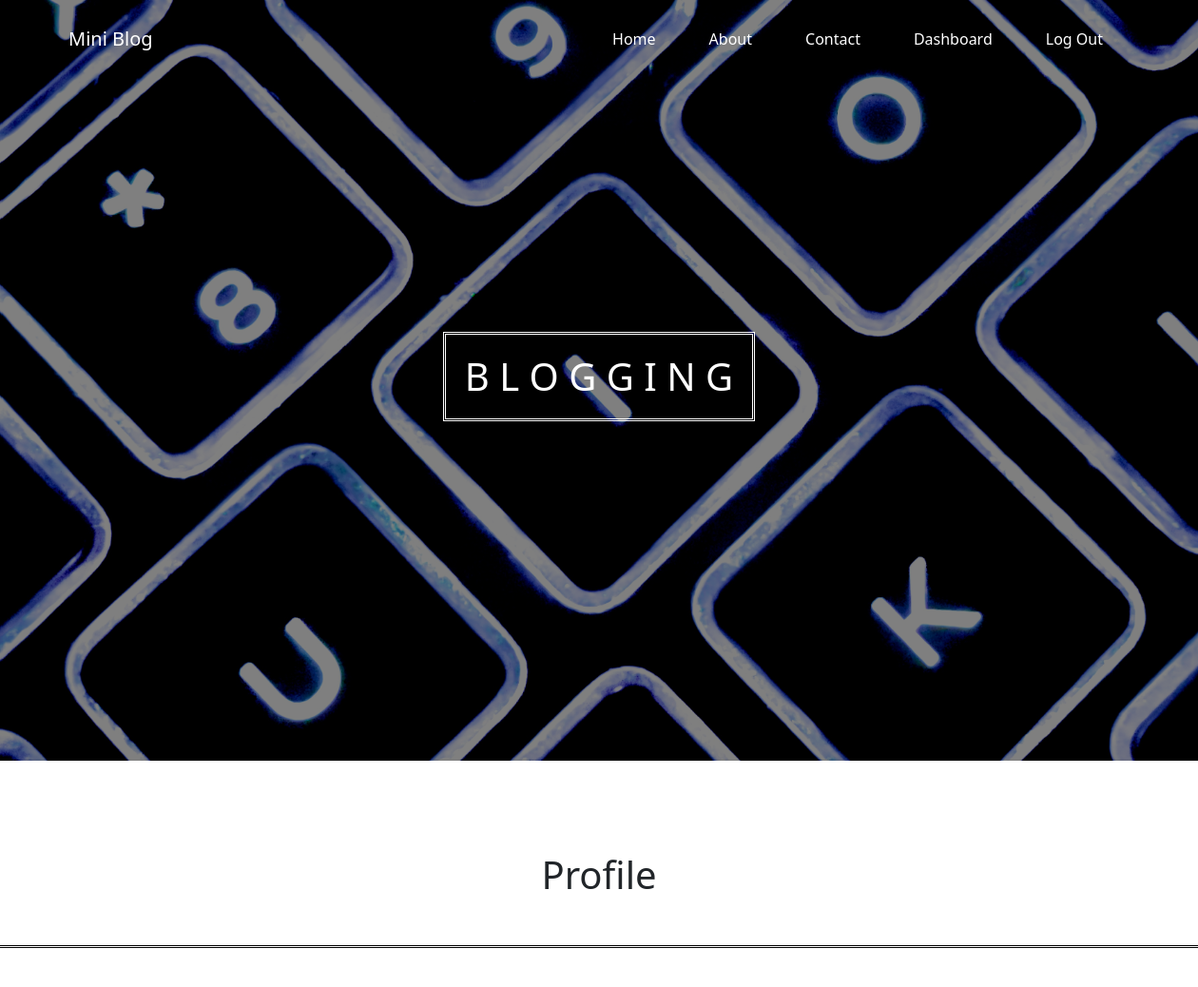
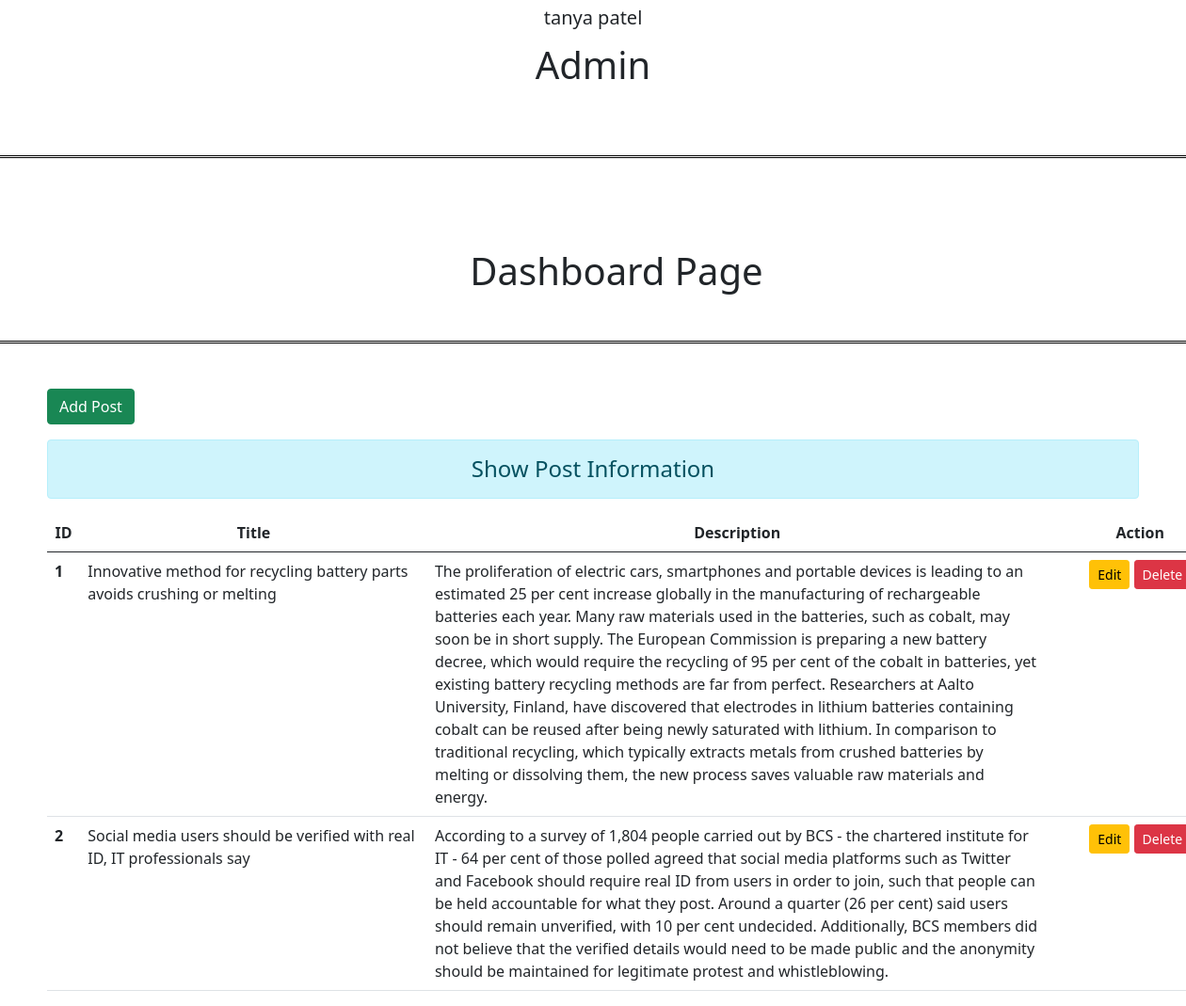
The page /dashboard/ (signed in) on the database its author committed (2 pictures, top to bottom).
### blog/models.py (models this page shows)
class Post(models.Model):
 title = models.CharField(max_length=150)
 desc = models.TextField()

### blog/views.py (the view)
# urls.py: path('dashboard/', views.dashboard, name='dashboard'),
def dashboard(request):
    if request.user.is_authenticated:
      posts = Post.objects.all()
      user = request.user
      full_name = user.get_full_name()
      gps = user.groups.all()
      return render(request, 'blog/dashboard.html', {'posts':posts,
      'full_name':full_name, 'groups':gps})
      gps = user.groups.all()
    else:
        return HttpResponseRedirect('/login/')

### blog/templates/blog/dashboard.html (shortened to what this page needs)
{% extends 'blog/base.html' %}
{% load static %}
{% block side %}
<div class="col-sm-12 my-5 text-center">
   <h4 class="my-5">Profile</h4>
   <h5>{{full_name}}</h5>
   {% for group in groups %}
     <p>{{group.name}}</p>
   {% endfor %}
</div>
{% endblock side %}
{% block content %}
<div class="col-sm-12">
  <h3  style="padding-left:50px;" class="my-5">Dashboard Page</h3>
  <a href="{% url 'addpost' %}" style="margin-left: 50px;" class="btn btn-success">Add Post</a>
  <h4 style="margin-left:50px; margin-right:50px;" class="text-center alert alert-info mt-3">Show Post Information</h4>
    {% if posts %}
      <table style="margin-left:50px; padding-right:300px;" class="table table-hover bg-white mt-3">
          <thead>
              <tr class="text-center">
                  <th scope="col" style="width:2%">ID</th>
                  <th scope="col" style="width:28%">Title</th>
                  <th scope="col" style="width:50%">Description</th>
                  <th scope="col" style="width:15%">Action</th>
              </tr>
          </thead>
          <tbody>
              {% for post in posts %}
                <tr>
                    <th scope="row">{{post.id}}</th>
                    <td>{{post.title}}</td>
                    <td>{{post.desc}}</td>
                    <td class="text-center">
                        <a href="{% url 'updatepost' post.id %}" class="btn btn-warning btn-sm">Edit</a>
                        {% if perms.blog.delete_post %}
                        <form action="{% url 'deletepost' post.id %}" method="post " class="d-inline">{% csrf_token %}
                        <input type="submit" class="btn btn-danger btn-sm" value="Delete">
                        </form>
                        {% endif %}
                    </td>
                </tr>
               {% endfor %}
          </tbody>
      </table>
    {% else %}
      <h4 class="text-center alert alert-warning">No Records</h4>
    {% endif %}
</div>
{% endblock content %}

### blog/templates/blog/base.html (shortened to what this page needs)
<!DOCTYPE html>
{% load static %}
<html lang="en">
<head>
	<link rel="stylesheet"  href="{% static 'blog/css/bootstrap.css' %}">
	<link rel="stylesheet"  href="{% static 'blog/css/style.css' %}">
	<link rel="stylesheet" href="{% static 'blog/css/bootstrap.min.css' %}" />
</head>
<body>
	<div>
	  {% include 'blog/navbar.html' %}
    {% include 'blog/img.html' %}
  </div>
	<div class="conatiner">
		<div class="row">
			{% block side %}
			{% endblock side %}
			{% block content %}
			{% endblock content %}
		</div>
	</div>
</body>
</html>

### blog/templates/blog/navbar.html (shortened to what this page needs)
<nav class="navbar fixed-top navbar-expand-lg navbar-dark p-md-3">
  <div class="container">
    <a class="navbar-brand" href="#" id="box2">Mini Blog</a>
    <div class="collapse navbar-collapse" id="navbarNav">
      <ul class="navbar-nav">
        <li class="nav-item">
          <a class="nav-link text-white" href="/">Home</a>
        </li>
        <li class="nav-item">
          <a class="nav-link text-white" href="{% url 'about' %}">About</a>
        </li>
        <li class="nav-item">
          <a class="nav-link text-white" href="{% url 'contact' %}">Contact</a>
        </li>
        {% if request.user.is_authenticated %}
        <li class="nav-item">
          <a class="nav-link text-white" href="{% url 'dashboard' %}">Dashboard</a>
        </li>
        <li class="nav-item">
          <a class="nav-link text-white" href="{% url 'logout' %}">Log Out</a>
        </li>
        {% endif %}
      </ul>
    </div>
  </div>
</nav>

### blog/templates/blog/img.html
<div
      class="banner-image w-100 vh-100 d-flex justify-content-center align-items-center"
    >
      <div class="content text-center">
        <h1 class="text-white" id="box">B L O G G I N G</h1>
      </div>
    </div>

### blog/static/blog/css/style.css (style rules this page uses)
body { background-color: white; }

### blog/templates/blog/base.html (style rules this page uses)
.banner-image { background-image: linear-gradient(rgba(0,0,0,0.5),rgba(0,0,0,0.5)),url("../static/img/s2.jpeg"); background-size: cover; }
#box { border: white; border-style: double; padding: 20px; }
.my-5 { font-size: 40px; border: black; border-bottom-style: double; text-align: center; padding-bottom: 50px; }
body { background-color: white; }
.nav-item { padding: 5px 20px 5px; }

### rows shown on the page
Post: id "1", title "Innovative method for recycling battery parts avoids crushing or melting", desc "The proliferation of electric cars, smartphones and portable devices is leading to an estimated 25 per cent increase globally in the manufacturing of rechargeable batteries each year. Many raw materials used in the batteries, such as cobalt, may soon be in short supply. The European Commission is preparing a new battery decree, which would require the recycling of 95 per cent of the cobalt in batteries, yet existing battery recycling methods are far from perfect. Researchers at Aalto University, Finland, have discovered that electrodes in lithium batteries containing cobalt can be reused after being newly saturated with lithium. In comparison to traditional recycling, which typically…"
Post: id "2", title "Social media users should be verified with real ID, IT professionals say", desc "According to a survey of 1,804 people carried out by BCS - the chartered institute for IT - 64 per cent of those polled agreed that social media platforms such as Twitter and Facebook should require real ID from users in order to join, such that people can be held accountable for what they post. Around a quarter (26 per cent) said users should remain unverified, with 10 per cent undecided. Additionally, BCS members did not believe that the verified details would need to be made public and the anonymity should be maintained for legitimate protest and whistleblowing."

### other values the page prints
{{ full_name }} "tanya patel"
{{ group.name }} "Admin"
